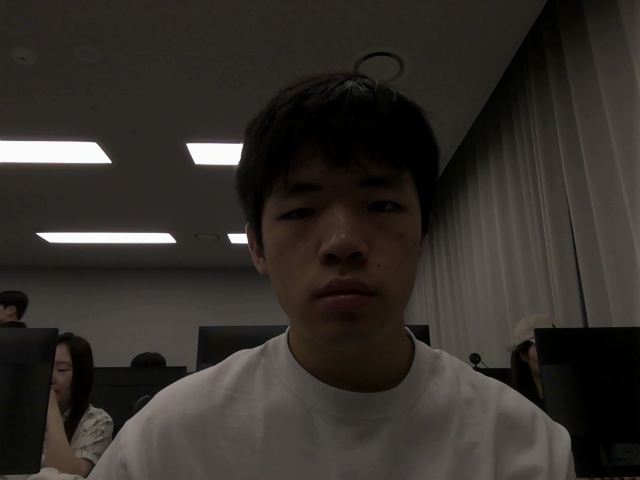
#> input picture 13_DATA/captured_images/result_20260720_093211.jpg, 640 x 480 px; its folder holds only this picture in this run
$ python labeling_tool.py
#> lines starting #> are read from the running program, lines starting #| are printed output that depends on the picture
# conda activate py39
# pip install opencv-python

# 이미지에 마우스로 박스를 그려서 YOLO 형식(.txt)으로 저장하는 라벨링 도구
#
# 조작법
#   마우스 드래그 : 박스 그리기
#   0 ~ 9        : 클래스 번호 선택
#   u            : 마지막 박스 취소
#   c            : 현재 이미지의 박스 전부 지우기
#   n / p        : 다음 / 이전 이미지 (자동 저장)
#   s            : 지금 저장
#   e            : 전체 라벨을 CSV, JSON으로 내보내기
#   q 또는 ESC   : 종료 (자동 저장)

import cv2 # 이미지를 보여주고 마우스를 받는 도구
import numpy as np # 파일을 숫자 배열로 읽는 도구
import os # 폴더 경로를 다루는 도구
import glob # 파일 목록을 찾는 도구
import csv # CSV로 내보내는 도구
import json # JSON으로 내보내는 도구


def imread_kr(path):
    """한글이 든 경로에서도 이미지를 읽습니다.

    cv2.imread는 윈도우에서 경로를 ASCII로만 처리해서
    '바탕 화면' 같은 한글 폴더를 못 찾습니다.
    그래서 numpy로 파일을 통째로 읽은 뒤 cv2가 해독하게 합니다.
    """
    if not os.path.exists(path):
        return None
    data=np.fromfile(path, dtype=np.uint8)
    return cv2.imdecode(data, cv2.IMREAD_COLOR)
#> returned value is the input picture: shape (480, 640, 3); mean B, G, R 42.1, 46.5, 50.7

# 1. 폴더 준비 (이 스크립트가 있는 폴더 기준)
# 코드는 .vscode 안에 있고 데이터는 그 부모 폴더(13_DATA)에 있어서
# dirname을 한 번 더 씌워 한 칸 위를 가리킵니다
base_dir=os.path.dirname(os.path.dirname(os.path.abspath(__file__)))
img_dir=os.path.join(base_dir,"captured_images")
label_dir=os.path.join(base_dir,"labels")
os.makedirs(label_dir, exist_ok=True)

# 2. 클래스 목록 읽기 (없으면 기본값으로 새로 만듦)
classes_path=os.path.join(base_dir,"classes.txt")
if not os.path.exists(classes_path):
    with open(classes_path,"w",encoding="utf-8") as f:
        f.write("person\ncat\ndog\n")
    print(f"classes.txt를 새로 만들었습니다. {classes_path}")

with open(classes_path,encoding="utf-8") as f:
    # 줄 번호가 곧 클래스 번호. 빈 줄과 주석(#)은 건너뜀
    classes=[line.split("#")[0].strip() for line in f]
    classes=[c for c in classes if c]

# 클래스마다 다른 색 (BGR 순서)
colors=[(0,0,255),(0,255,0),(255,0,0),(0,255,255),(255,0,255),
        (255,255,0),(0,128,255),(128,0,255),(0,255,128),(128,128,255)]

# 3. 라벨링할 이미지 목록
img_paths=sorted(glob.glob(os.path.join(img_dir,"*.jpg")))
if not img_paths:
    print(f"이미지가 없습니다. {img_dir} 안에 .jpg 파일을 넣어주세요.")
    raise SystemExit

print(f"이미지 {len(img_paths)}장, 클래스 {len(classes)}개를 찾았습니다.")


def label_path_of(img_path):
    """이미지 경로에 대응하는 라벨 .txt 경로를 돌려줍니다."""
    name=os.path.splitext(os.path.basename(img_path))[0]
    return os.path.join(label_dir, name+".txt")


def load_boxes(img_path, img_w, img_h):
    """저장된 YOLO 라벨을 읽어서 픽셀 좌표 박스 목록으로 바꿉니다."""
    path=label_path_of(img_path)
    if not os.path.exists(path):
        return []

    boxes=[]
    with open(path,encoding="utf-8") as f:
        for line in f:
            parts=line.split()
            if len(parts)!=5:
                continue
            cls=int(parts[0])
            xc, yc, w, h=[float(v) for v in parts[1:]]
            # 정규화 값(0~1)을 다시 픽셀로 되돌림
            # int()로 자르면 소수점 오차 때문에 1픽셀씩 밀려서 round()를 씁니다
            x1=round((xc-w/2)*img_w)
            y1=round((yc-h/2)*img_h)
            x2=round((xc+w/2)*img_w)
            y2=round((yc+h/2)*img_h)
            boxes.append([cls,x1,y1,x2,y2])
    return boxes


def save_boxes(img_path, boxes, img_w, img_h):
    """픽셀 좌표 박스를 YOLO 정규화 형식으로 저장합니다."""
    path=label_path_of(img_path)

    # 박스가 하나도 없으면 빈 라벨 파일을 남깁니다 (YOLO에서 배경 이미지로 씀)
    with open(path,"w",encoding="utf-8") as f:
        for cls,x1,y1,x2,y2 in boxes:
            xc=((x1+x2)/2)/img_w
            yc=((y1+y2)/2)/img_h
            w=abs(x2-x1)/img_w
            h=abs(y2-y1)/img_h
            f.write(f"{cls} {xc:.6f} {yc:.6f} {w:.6f} {h:.6f}\n")
    return path


def export_all():
    """전체 라벨을 CSV와 JSON 한 파일씩으로 모아 내보냅니다."""
    rows=[]
    for path in img_paths:
        img=imread_kr(path)
        if img is None:
            continue
        h, w=img.shape[:2]
        for cls,x1,y1,x2,y2 in load_boxes(path,w,h):
            rows.append({
                "image": os.path.basename(path),
                "image_width": w,
                "image_height": h,
                "class_id": cls,
                "class_name": classes[cls] if cls<len(classes) else str(cls),
                "x_min": min(x1,x2),
                "y_min": min(y1,y2),
                "x_max": max(x1,x2),
                "y_max": max(y1,y2),
            })

    csv_path=os.path.join(base_dir,"labels.csv")
    with open(csv_path,"w",newline="",encoding="utf-8-sig") as f:
        writer=csv.DictWriter(f, fieldnames=list(rows[0].keys()) if rows else
                              ["image","image_width","image_height","class_id",
                               "class_name","x_min","y_min","x_max","y_max"])
        writer.writeheader()
        writer.writerows(rows)

    json_path=os.path.join(base_dir,"labels.json")
    with open(json_path,"w",encoding="utf-8") as f:
        json.dump(rows, f, ensure_ascii=False, indent=2)

    print(f"박스 {len(rows)}개를 내보냈습니다.")
    print(f"  {csv_path}")
    print(f"  {json_path}")


# 4. 마우스 상태를 담아둘 변수
state={"drawing":False, "x1":0, "y1":0, "x2":0, "y2":0}
boxes=[] # 현재 이미지의 박스 목록
current_class=0


def on_mouse(event, x, y, flags, param):
    """마우스를 누르고 끌고 떼는 동안 박스 좌표를 기록합니다."""
    global boxes

    if event==cv2.EVENT_LBUTTONDOWN:
        state["drawing"]=True
        state["x1"], state["y1"]=x, y
        state["x2"], state["y2"]=x, y

    elif event==cv2.EVENT_MOUSEMOVE and state["drawing"]:
        state["x2"], state["y2"]=x, y

    elif event==cv2.EVENT_LBUTTONUP:
        state["drawing"]=False
        state["x2"], state["y2"]=x, y
        x1, y1=state["x1"], state["y1"]
        # 너무 작은 박스는 실수로 클릭한 것으로 보고 버립니다
        if abs(x-x1)>5 and abs(y-y1)>5:
            # 화면 밖으로 끌었어도 이미지 경계 안으로 잘라서 넣습니다
            bx1=max(0, min(x1,x))
            by1=max(0, min(y1,y))
            bx2=min(img_w-1, max(x1,x))
            by2=min(img_h-1, max(y1,y))
            boxes.append([current_class,bx1,by1,bx2,by2])


def draw_screen(img, img_w, img_h, index):
    """원본은 두고, 복사본 위에 박스와 안내문을 그려서 돌려줍니다."""
    view=img.copy()

    # 저장된 박스들
    for cls,x1,y1,x2,y2 in boxes:
        color=colors[cls%len(colors)]
        name=classes[cls] if cls<len(classes) else str(cls)
        cv2.rectangle(view,(x1,y1),(x2,y2),color,2)
        cv2.putText(view,f"{cls} {name}",(x1,max(y1-6,12)),
                    cv2.FONT_HERSHEY_SIMPLEX,0.5,color,2)

    # 지금 끌고 있는 박스
    if state["drawing"]:
        cv2.rectangle(view,(state["x1"],state["y1"]),(state["x2"],state["y2"]),
                      colors[current_class%len(colors)],1)

    # 안내문은 반투명 검은 띠 위에 한 번만 그립니다.
    # 검은 테두리를 덧그리면 두께 때문에 글자 간격이 벌어져서 겹쳐 보입니다.
    cls_name=classes[current_class] if current_class<len(classes) else "?"
    info=f"[{index+1}/{len(img_paths)}] class {current_class}:{cls_name}  boxes {len(boxes)}"
    help_text="0-9 class | u undo | c clear | n/p move | s save | e export | q quit"

    band=view.copy()
    cv2.rectangle(band,(0,0),(img_w,32),(0,0,0),-1) # 위쪽 띠
    cv2.rectangle(band,(0,img_h-28),(img_w,img_h),(0,0,0),-1) # 아래쪽 띠
    cv2.addWeighted(band,0.6,view,0.4,0,view) # 60%만 덮어서 사진이 비쳐 보이게

    cv2.putText(view,info,(10,22),cv2.FONT_HERSHEY_SIMPLEX,0.6,(255,255,255),1,cv2.LINE_AA)
    cv2.putText(view,help_text,(10,img_h-9),cv2.FONT_HERSHEY_SIMPLEX,0.45,(255,255,255),1,cv2.LINE_AA)

    return view


# 5. 메인 반복문
cv2.namedWindow("labeling")
cv2.setMouseCallback("labeling", on_mouse)

index=0
img=None
img_w=img_h=0
need_load=True

while True:
    if need_load:
        img=imread_kr(img_paths[index])
        if img is None:
            print(f"이미지를 못 읽었습니다. {img_paths[index]}")
            break
        img_h, img_w=img.shape[:2]
#> img_h = 480; img_w = 640
        boxes=load_boxes(img_paths[index], img_w, img_h)
#> boxes = []
        need_load=False

    cv2.imshow("labeling", draw_screen(img, img_w, img_h, index))
#> in draw_screen, `cv2.rectangle(band,(0,img_h-28),(img_w,img_h),(0,0,0),-1)`:
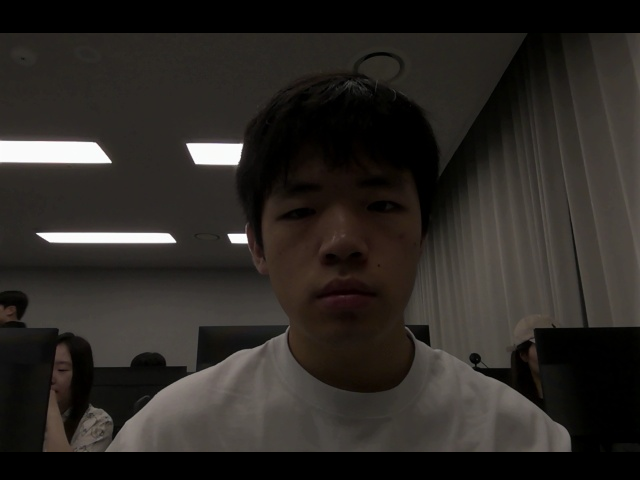
#> band: shape (480, 640, 3); mean B, G, R 36.6, 40.4, 44.1
#> in draw_screen, `cv2.putText(view,help_text,(10,img_h-9),cv2.FONT_HERSHEY_SIMPLEX,0.45,..`:
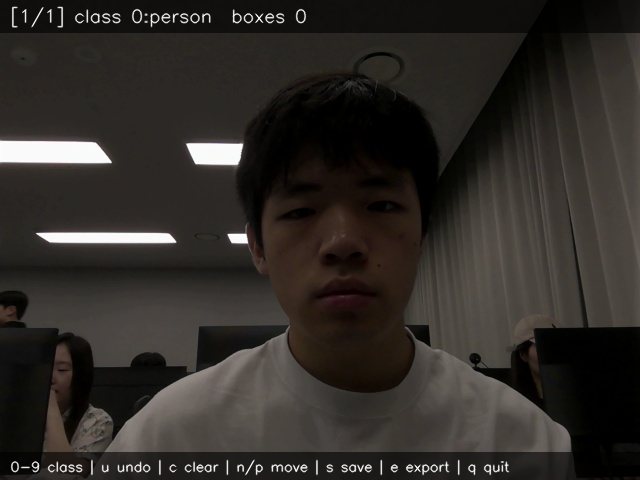
#> view: shape (480, 640, 3); mean B, G, R 40.2, 44.2, 48.1
    key=cv2.waitKey(20) & 0xFF
#> (key e is pressed here)

    if key==255: # 아무 키도 안 눌림
        continue

    if ord("0")<=key<=ord("9"):
        picked=key-ord("0")
        if picked<len(classes):
            current_class=picked
        else:
            print(f"{picked}번 클래스는 classes.txt에 없습니다.")

    elif key==ord("u"):
        if boxes:
            boxes.pop()

    elif key==ord("c"):
        boxes=[]

    elif key in (ord("n"), ord("p")):
        save_boxes(img_paths[index], boxes, img_w, img_h)
        index=(index+1)%len(img_paths) if key==ord("n") else (index-1)%len(img_paths)
        need_load=True

    elif key==ord("s"):
        path=save_boxes(img_paths[index], boxes, img_w, img_h)
        print(f"저장했습니다. {path} (박스 {len(boxes)}개)")

    elif key==ord("e"):
        save_boxes(img_paths[index], boxes, img_w, img_h)
        export_all()
#| 박스 0개를 내보냈습니다.
#|   13_DATA/labels.csv
#|   13_DATA/labels.json

    elif key in (ord("q"), 27): # 27 = ESC
        save_boxes(img_paths[index], boxes, img_w, img_h)
        break

cv2.destroyAllWindows()
print("라벨링을 끝냈습니다.")
